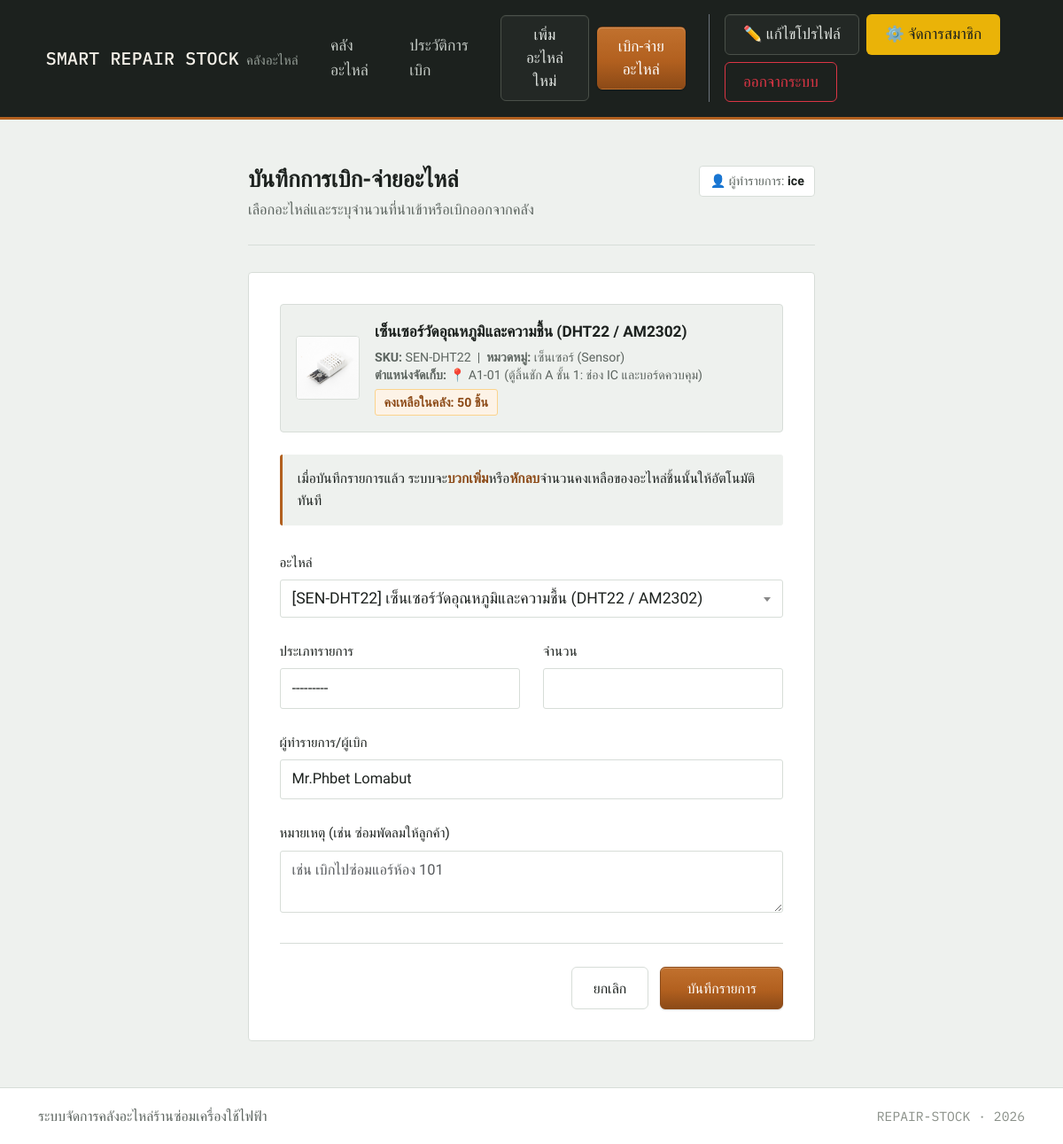
The page /transaction/add/?part_id=2 (signed in) on the database its author committed.
### parts_app/models.py (models this page shows)
class SparePart(models.Model):
    CATEGORY_CHOICES = (
        ('IC', 'ไอซี/แผงวงจร (IC/Board)'),
        ('SENSOR', 'เซ็นเซอร์ (Sensor)'),
        ('SWITCH', 'สวิตช์/เบรกเกอร์ (Switch/Breaker)'),
        ('RELAY', 'รีเลย์ (Relay)'),
        ('CABLE', 'สายไฟ/อุปกรณ์เชื่อมต่อ (Cable/Connector)'),
        ('OTHER', 'อื่นๆ (Others)'),
    )
    part_code = models.CharField(max_length=50, unique=True, verbose_name="รหัสสินค้า (SKU)")
    name = models.CharField(max_length=200, verbose_name="ชื่ออะไหล่")
    category = models.CharField(max_length=20, choices=CATEGORY_CHOICES, verbose_name="หมวดหมู่")
    quantity = models.PositiveIntegerField(default=0, verbose_name="จำนวนคงเหลือ (ชิ้น)")
    location = models.CharField(max_length=100, blank=True, null=True, verbose_name="ตำแหน่งจัดเก็บ (เช่น ตู้ A ชั้น 2)")
    import_date = models.DateField(verbose_name="วันที่นำเข้าล่าสุด")
    specifications = models.TextField(blank=True, verbose_name="สเปกและรายละเอียดทางเทคนิค")
    image = models.ImageField(upload_to='parts/', blank=True, null=True, verbose_name="รูปภาพอะไหล่")
    def __str__(self):
        return f"[{self.part_code}] {self.name}"

### parts_app/views.py (the view)
# urls.py: path('transaction/add/', views.transaction_create, name='transaction_create'),
@login_required(login_url='accounts:login')
def transaction_create(request):
    part_id = request.GET.get('part_id')
    selected_part = None
    if part_id:
        selected_part = get_object_or_404(SparePart, pk=part_id)
    full_name = request.user.get_full_name().strip()
    user_display = full_name if full_name else request.user.username
    if request.method == 'POST':
        form = TransactionForm(request.POST)
        if form.is_valid():
            transaction = form.save(commit=False)
            part = transaction.part
            if transaction.action_type == 'IN':
                part.quantity += transaction.quantity
            elif transaction.action_type == 'OUT':
                if part.quantity >= transaction.quantity:
                    part.quantity -= transaction.quantity
                else:
                    form.add_error('quantity', f'สินค้าไม่พอ! (คงเหลือในคลัง {part.quantity} ชิ้น)')
                    return render(request, 'transaction_form.html', {
                        'form': form,
                        'selected_part': part
                    })
            if not transaction.action_by:
                transaction.action_by = user_display
            part.save()
            transaction.save()
            messages.success(request, f'บันทึกรายการ {transaction.get_action_type_display()} เรียบร้อยแล้ว')
            return redirect('transaction_history')
    else:
        initial_data = {
            'action_by': user_display
        }
        if selected_part:
            initial_data['part'] = selected_part
        form = TransactionForm(initial=initial_data)
    return render(request, 'transaction_form.html', {
        'form': form,
        'selected_part': selected_part
    })

### parts_app/forms.py
class TransactionForm(forms.ModelForm):
    class Meta:
        model = Transaction
        fields = ['part', 'action_type', 'quantity', 'action_by', 'note']
        widgets = {
            'part': forms.Select(attrs={'class': 'form-select'}),
            'action_type': forms.Select(attrs={'class': 'form-select'}),
            'quantity': forms.NumberInput(attrs={'class': 'form-control', 'min': '1'}),
            'action_by': forms.TextInput(attrs={'class': 'form-control', 'placeholder': 'เช่น นายสมชาย ช่างซ่อมบำรุง'}),
            'note': forms.Textarea(attrs={'class': 'form-control', 'rows': 2, 'placeholder': 'เช่น เบิกไปซ่อมแอร์ห้อง 101'}),
        }

### parts_app/templates/transaction_form.html (shortened to what this page needs)
{% extends 'base.html' %}
{% block content %}
<link href="https://cdn.jsdelivr.net/npm/select2@4.1.0-rc.0/dist/css/select2.min.css" rel="stylesheet" />
<div class="page-header">
    <div style="display: flex; justify-content: space-between; align-items: flex-start;">
        <div>
            <h1>บันทึกการเบิก-จ่ายอะไหล่</h1>
            <p>เลือกอะไหล่และระบุจำนวนที่นำเข้าหรือเบิกออกจากคลัง</p>
        </div>
        {% if request.user.is_authenticated %}
            <span style="font-size: 0.82rem; background: var(--panel); border: 1px solid var(--line); padding: 0.3rem 0.65rem; border-radius: 4px; color: var(--muted);">
                👤 ผู้ทำรายการ: <strong style="color: var(--ink);">{{ request.user.username }}</strong>
            </span>
        {% endif %}
    </div>
</div>
<div class="form-wrap">
    <div class="panel-card">
        {% if selected_part %}
            <div class="part-summary-card">
                {% if selected_part.image %}
                    <img src="{{ selected_part.image.url }}" alt="{{ selected_part.name }}" class="part-summary-thumb">
                {% else %}
                    <div class="part-summary-thumb-empty">ไม่มีรูป</div>
                {% endif %}
                <div class="part-summary-details">
                    <div class="part-summary-name">{{ selected_part.name }}</div>
                    <div class="part-summary-meta">
                        <strong>SKU:</strong> {{ selected_part.part_code }} &nbsp;|&nbsp;
                        <strong>หมวดหมู่:</strong> {{ selected_part.get_category_display }}<br>
                        <strong>ตำแหน่งจัดเก็บ:</strong>
                        {% if selected_part.location %}
                            📍 {{ selected_part.location }}
                        {% else %}
                            -
                        {% endif %}
                    </div>
                    <div class="part-summary-stock">
                        คงเหลือในคลัง: {{ selected_part.quantity }} ชิ้น
                    </div>
                </div>
            </div>
        {% endif %}
        <div class="note-box">
            เมื่อบันทึกรายการแล้ว ระบบจะ<strong>บวกเพิ่ม</strong>หรือ<strong>หักลบ</strong>จำนวนคงเหลือของอะไหล่ชิ้นนั้นให้อัตโนมัติทันที
        </div>
        <form method="POST">
            <div class="row g-4">
                {% for field in form %}
                    <div class="col-12 {% if field.name == 'action_type' or field.name == 'quantity' %}col-md-6{% endif %}">
                        <div class="field-block">
                            <label>{{ field.label }}</label>
                            {{ field }}
                        </div>
                    </div>
                {% endfor %}
            </div>
            <div class="form-footer">
                <a href="{% url 'part_list' %}" class="btn-cancel">ยกเลิก</a>
                <button type="submit" class="btn-save">บันทึกรายการ</button>
            </div>
        </form>
    </div>
</div>
{% endblock %}

### parts_app/templates/base.html (style rules this page uses)
:root { --paper: #eef1ee; --panel: #ffffff; --ink: #1c211e; --line: #d7ddd8; --copper: #b2601f; --copper-deep: #8c4a17; --muted: #5c645f; }
* { box-sizing: border-box; }
html { font-size: 108%; }
body { background-color: var(--paper); display: flex; flex-direction: column; min-height: 100vh; font-family: 'IBM Plex Sans Thai', 'Segoe UI', system-ui, -apple-system, sans-serif; color: var(--ink); line-height: 1.6; }

### parts_app/templates/transaction_form.html (style rules this page uses)
:root { --paper: #eef1ee; --panel: #ffffff; --ink: #1c211e; --line: #d7ddd8; --copper: #b2601f; --copper-deep: #8c4a17; --muted: #5c645f; --danger: #9c4130; }
.page-header { max-width: 640px; margin: 0 auto 1.75rem; padding-bottom: 1.5rem; border-bottom: 1px solid var(--line); }
.page-header h1 { font-size: 1.5rem; font-weight: 600; color: var(--ink); margin: 0 0 0.35rem; }
.page-header p { color: var(--muted); margin: 0; font-size: 0.95rem; }
.form-wrap { max-width: 640px; margin: 0 auto; }
.panel-card { background: var(--panel); border: 1px solid var(--line); border-radius: 4px; padding: 2rem; }
.note-box { background: var(--paper); border-left: 3px solid var(--copper); border-radius: 3px; padding: 0.85rem 1rem; font-size: 0.9rem; color: var(--ink); margin-bottom: 1.75rem; }
.note-box strong { color: var(--copper-deep); }
.part-summary-card { background: var(--paper); border: 1px solid var(--line); border-radius: 4px; padding: 1rem; margin-bottom: 1.5rem; display: flex; gap: 1rem; align-items: center; }
.part-summary-thumb { width: 72px; height: 72px; object-fit: cover; border-radius: 4px; border: 1px solid var(--line); background: #fff; }
.part-summary-details { flex-grow: 1; }
.part-summary-name { font-size: 1rem; font-weight: 600; color: var(--ink); margin-bottom: 0.3rem; }
.part-summary-meta { font-size: 0.82rem; color: var(--muted); line-height: 1.4; }
.part-summary-stock { display: inline-block; margin-top: 0.35rem; font-size: 0.82rem; font-weight: 600; color: var(--copper-deep); background: #fdf3e7; padding: 0.15rem 0.55rem; border-radius: 3px; border: 1px solid #fbd38d; }
.field-block label { display: block; font-size: 0.88rem; font-weight: 500; color: var(--ink); margin-bottom: 0.4rem; }
.field-block input:not([type="checkbox"]):not([type="radio"]), .field-block select, .field-block textarea { width: 100%; border: 1px solid var(--line); border-radius: 3px; padding: 0.55rem 0.75rem; font-size: 0.95rem; font-family: inherit; background: var(--panel); color: var(--ink); }
.form-footer { border-top: 1px solid var(--line); margin-top: 2rem; padding-top: 1.5rem; display: flex; justify-content: flex-end; gap: 0.75rem; }
.btn-cancel { background: var(--panel); border: 1px solid var(--line); color: var(--ink); padding: 0.6rem 1.4rem; border-radius: 6px; font-size: 0.92rem; text-decoration: none; transition: transform 0.12s ease, border-color 0.15s ease, background-color 0.15s ease; }
.btn-save { background: linear-gradient(180deg, #c1712e 0%, var(--copper) 55%, var(--copper-deep) 100%); border: 1px solid var(--copper-deep); color: #fff; padding: 0.6rem 1.7rem; border-radius: 6px; font-size: 0.92rem; font-weight: 500; box-shadow: inset 0 1px 0 rgba(255, 255, 255, 0.22), 0 1px 2px rgba(0, 0, 0, 0.15); transition: transform 0.12s ease, box-shadow 0.12s ease; }

### rows shown on the page
SparePart: image (picture), name "เซ็นเซอร์วัดอุณหภูมิและความชื้น (DHT22 / AM2302)", part_code "SEN-DHT22", category "เซ็นเซอร์ (Sensor)", location "A1-01 (ตู้ลิ้นชัก A ชั้น 1: ช่อง IC และบอร์ดควบคุม)", quantity "50"

### other values the page prints
{{ request.user.username }} "ice"
{{ field.label }} "อะไหล่" "ประเภทรายการ" "จำนวน" "ผู้ทำรายการ/ผู้เบิก" "หมายเหตุ (เช่น ซ่อมพัดลมให้ลูกค้า)"
